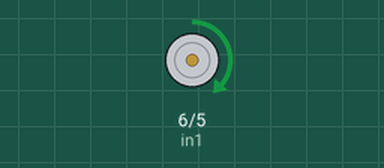
Recording of a sketch running on a simulated Arduino Uno, built with avr-gcc and run on an emulated ATmega328P. On the bench: motor-driver pin pairs drawn as motors (green arrow = first pin HIGH = forward, orange = second pin HIGH = backward, longer = more drive).

Above: at 0.2 s.
At 1.2 s:
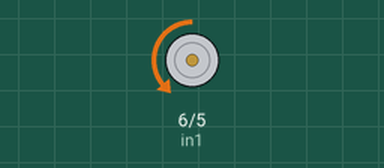
At 3.7 s:
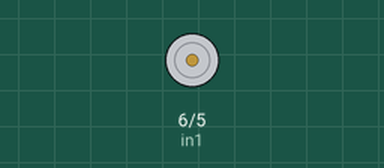
Timing chart, 0 to 4.6 s (numbered marks = the images above):
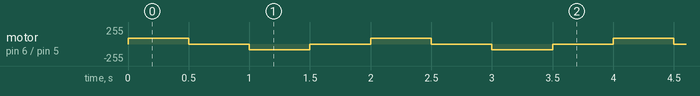

The sketch:

acc_dec2.ino
```cpp
int in1 = 6;
int in2 = 5;


void setup() {
pinMode(in1,OUTPUT);
pinMode(in2,OUTPUT);

}

void loop() {


  analogWrite(in1,85);
  analogWrite(in2,0);
  delay(500);

  analogWrite(in1,0);
  analogWrite(in2,0);
  delay(500);

  analogWrite(in1,0);
  analogWrite(in2,85);
  delay(500);

  analogWrite(in1,0);
  analogWrite(in2,0);
  delay(500);


}
```

Measured:
- by itself, motor on pin 6 (in1) / pin 5 (in2): repeats every 2.0 s: stopped 0.50 s, backward 85/255 0.50 s, stopped 0.50 s, forward 85/255 0.50 s
